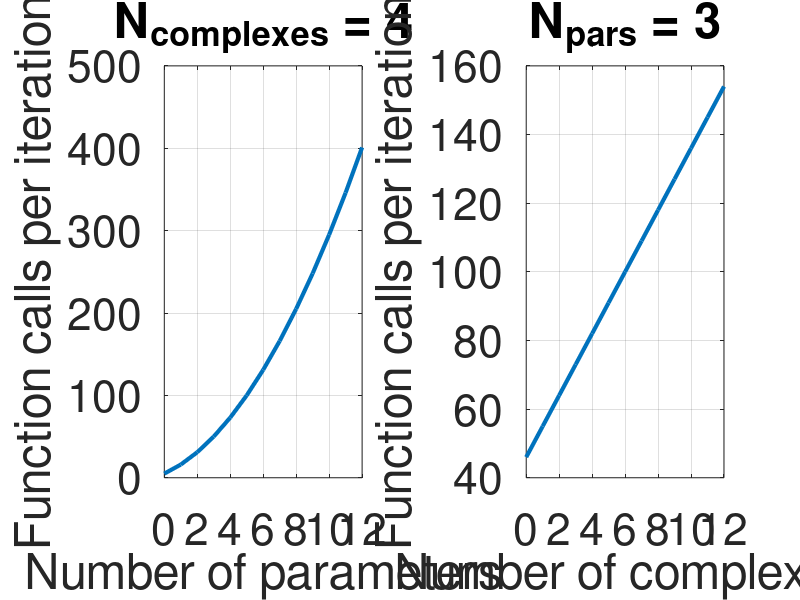

Reproduce this figure in MATLAB.
% Estimating the computational requirements for running the SCE-UA
% optimization algorithm
%
% 11/20/2019

N = @(n,p) 2*n.^2+2.*n.*p+3.*n+p+2;
p = 0:12;
y_constant_n = N(4, p);

n = 0:12;
y_constant_p = N(n, 3);

%%
figure

subplot(1,2,1)
plot(n,y_constant_p, 'linewidth', 3)
grid on
title('N_{complexes} = 4')
% ylim([0,400])
xlabel('Number of parameters')
ylabel('Function calls per iteration')
set(gca, 'fontsize', 32)

subplot(1,2,2)
plot(p,y_constant_n, 'linewidth', 3)
grid on
title('N_{pars} = 3')
% ylim([0,400])
xlabel('Number of complexes')
ylabel('Function calls per iteration')
set(gca, 'fontsize', 32)
